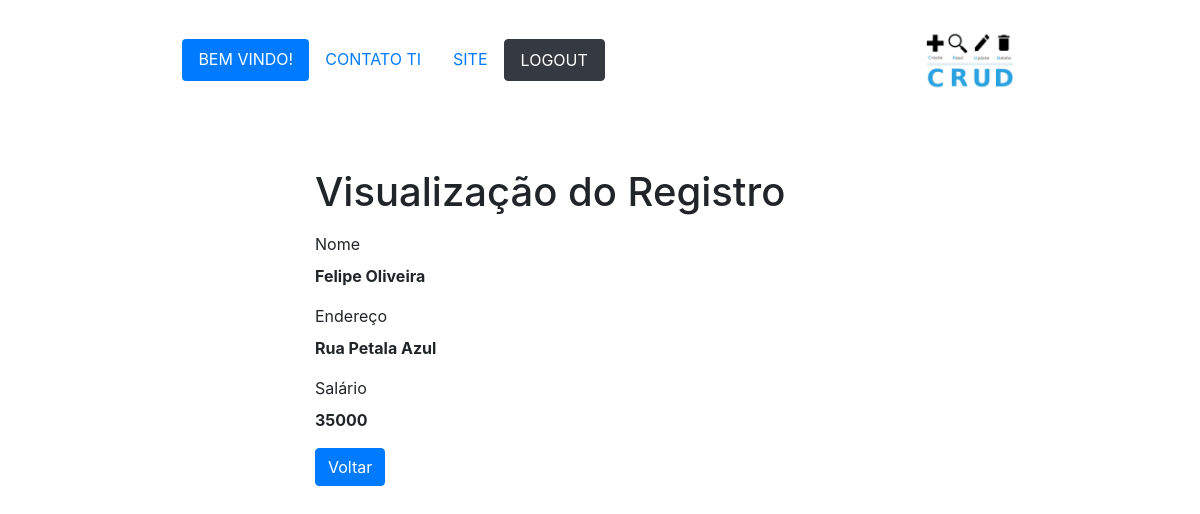
/CODIGOFONTE/crud/read.php?id=15, run on the app's committed database.
### tables this page shows
CREATE TABLE IF NOT EXISTS `funcionarios` (
  `id` int NOT NULL AUTO_INCREMENT,
  `nome` varchar(100) NOT NULL,
  `endereco` varchar(200) NOT NULL,
  `salario` int NOT NULL,
  PRIMARY KEY (`id`)
);

### CODIGOFONTE/crud/read.php (the view, shortened to what this page needs)
<?php
if(isset($_GET["id"]) && !empty(trim($_GET["id"]))){
    require_once "config.php";
    $sql = "SELECT * FROM funcionarios WHERE id = ?";
    if($stmt = mysqli_prepare($link, $sql)){
        mysqli_stmt_bind_param($stmt, "i", $param_id);
        if(mysqli_stmt_execute($stmt)){
            $result = mysqli_stmt_get_result($stmt);
            if(mysqli_num_rows($result) == 1){
                $row = mysqli_fetch_array($result, MYSQLI_ASSOC);
            } else{
                header("location: error.php");
                exit();
            }
        } else{
            echo "Oops! Something went wrong. Please try again later.";
        }
    }
} else{
    header("location: error.php");
    exit();
}
?>
<!DOCTYPE html>
<html lang="pt-br">
<head>
    <link rel="stylesheet" href="https://stackpath.bootstrapcdn.com/bootstrap/4.5.2/css/bootstrap.min.css">
</head>
<body>
<header style="  display: flex;
    flex-direction: row;
    align-items: center;
    justify-content: space-around;
    padding: 24px;">
        <nav class="nav nav-pills nav-justified-content-center">
        <a class="nav-item nav-link active" href="#">BEM VINDO!</a>
        <a class="nav-item nav-link" href="#">CONTATO TI</a>
        <a class="nav-item nav-link" href="#">SITE</a>
        <a class="nav-item nav-link btn btn-dark" href="#">LOGOUT</a>
        </nav>
        <img style="height: 72px" src="CRUD.png">
    </header>
    <div class="wrapper">
        <div class="container-fluid">
            <div class="row">
                <div class="col-md-12">
                    <h1 class="mt-5 mb-3">Visualização do Registro</h1>
                    <div class="form-group">
                        <label>Nome</label>
                        <p><b><?php echo $row["nome"]; ?></b></p>
                    </div>
                    <div class="form-group">
                        <label>Endereço</label>
                        <p><b><?php echo $row["endereco"]; ?></b></p>
                    </div>
                    <div class="form-group">
                        <label>Salário</label>
                        <p><b><?php echo $row["salario"]; ?></b></p>
                    </div>
                    <p><a href="index.php" class="btn btn-primary">Voltar</a></p>
                </div>
            </div>
        </div>
    </div>
</body>
</html>

### CODIGOFONTE/crud/read.php (style rules this page uses)
.wrapper { width: 600px; margin: 0 auto; }

### data on the page
funcionarios: nome "Felipe Oliveira", endereco "Rua Petala Azul", salario "35000"
